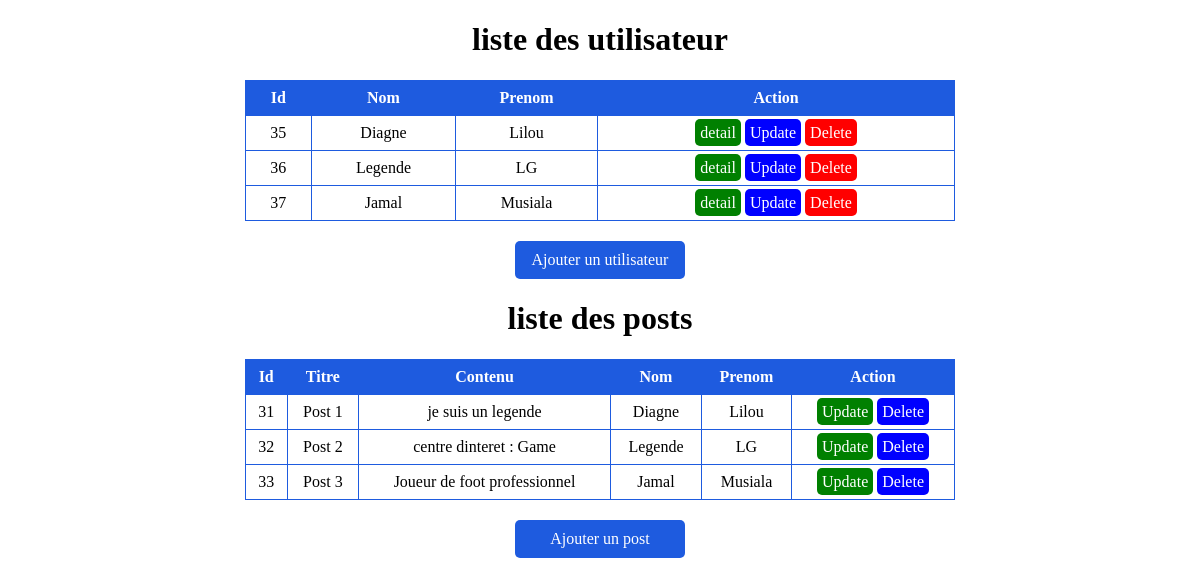
/liste, run on an earlier commit of the app's database.
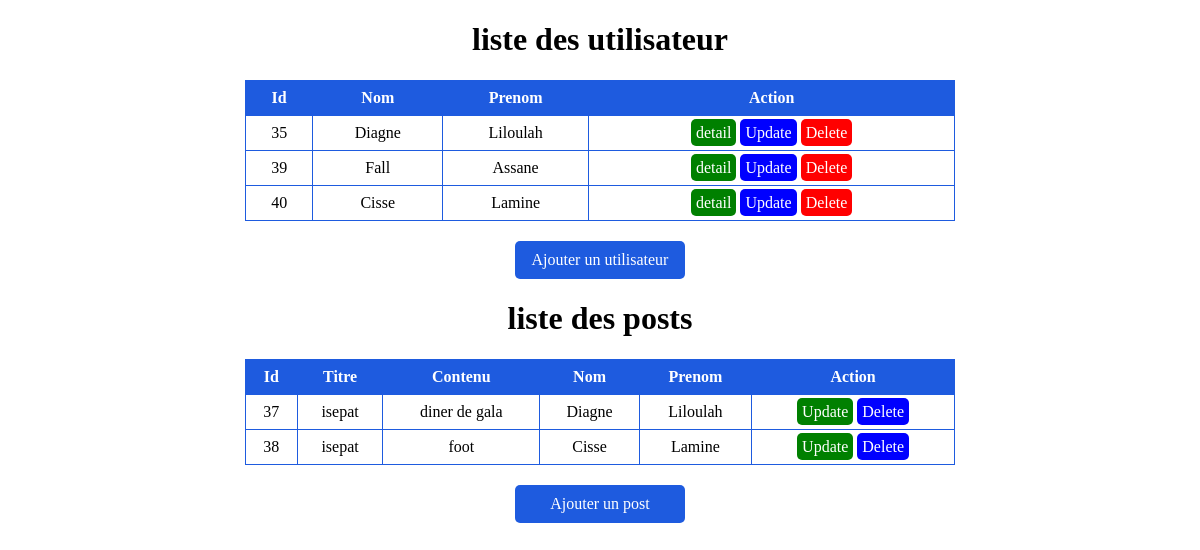
And on a later commit of the database.
### tables this page shows
CREATE TABLE user (
    id INTEGER PRIMARY KEY AUTOINCREMENT,
    nom TEXT NOT NULL,
    prenom TEXT NOT NULL
);

CREATE TABLE post (
    id INTEGER PRIMARY KEY AUTOINCREMENT,
    titre TEXT NOT NULL,
    contenu TEXT NOT NULL,
    user_id INTEGER NOT NULL,
    FOREIGN KEY (user_id) REFERENCES user(id)
    );

### BD/app.py (the view)
@app.route("/liste")
def liste():
    conn = sqlite3.connect("user.db")
    cursor = conn.cursor()
    cursor.execute("""SELECT * FROM user""")
    users = cursor.fetchall()
    cursor.execute("""SELECT post.id, post.titre, post.contenu , user.nom
                   , user.prenom FROM post JOIN user ON post.user_id = user.id""")
    posts = cursor.fetchall()
    conn.close()
    return render_template("index.html", users=users, posts=posts)

### BD/templates/index.html (shortened to what this page needs)
<!DOCTYPE html>
<html lang="en">
<head>
</head>
<body>
    <h1>liste des utilisateur</h1>
    <table>
        <thead>
            <tr>
                <th>Id</th>
                <th>Nom</th>
                <th>Prenom</th>
                <th>Action</th>
            </tr>
        </thead>
        <tbody>
            {%for user in users %}
            <tr>
                <td>{{user[0]}}</td>
                <td>{{user[1]}}</td>
                <td>{{user[2]}}</td>
                <td>
                    <a href="/detail/user/{{user[0]}}">detail</a>
                    <a href="/update/user/{{user[0]}}">Update</a>
                    <a href="/delete/user/{{user[0]}}" onclick="return confirmDelete('{{user[0]}}')">Delete</a>
                </td>
            </tr>
            {%endfor%}
        </tbody>
    </table>
    <a id="add-user" href="/add/user">Ajouter un utilisateur</a>
    <h1>liste des posts</h1>
    <table>
        <thead>
            <tr>
                <th>Id</th>
                <th>Titre</th>
                <th>Contenu</th>
                <th>Nom</th>
                <th>Prenom</th>
                <th>Action</th>
            </tr>
        </thead>
        <tbody>
            {%for post in posts %}
            <tr>
                <td>{{post[0]}}</td>
                <td>{{post[1]}}</td>
                <td>{{post[2]}}</td>
                <td>{{post[3]}}</td>
                <td>{{post[4]}}</td>
                <td>
                    <a href="/update/post/{{post[0]}}">Update</a>
                    <a href="/delete/post/{{post[0]}}" onclick=" return confirmDelete('{{post[0]}}')">Delete</a>
                </td>
            </tr>
            {%endfor%}
        </tbody>
    </table>
    <a id="add-user" href="/add/post">Ajouter un post</a>
</body>
</html>

### BD/templates/index.html (style rules this page uses)
table { border-collapse: collapse; width: 60%; margin-bottom: 30px; margin: auto; }
th, td { border: 1px solid #1e5bdf ; padding: 8px; text-align: center; }
th { background-color: #1e5bdf; color: white; }
td a { text-decoration: none; color: white; cursor: pointer; }
td a:nth-child(3) { color: white; background-color: red; padding: 5px; border-radius: 5px; }
td a:nth-child(2) { color: white; background-color: blue; padding: 5px; border-radius: 5px; }
td a:nth-child(1) { color: white; background-color: green; padding: 5px; border-radius: 5px; }
#add-user { display: block; margin-top: 20px; padding: 10px; background-color: #1e5bdf; width: 150px; color: white; text-decoration: none; border-radius: 5px; cursor: pointer; text-align: center; margin: auto; margin-top: 20px; }
h1 { text-align: center; }

What changed in the data, as far as the page shows it:
removed user: id "36", nom "Legende", prenom "LG"
removed user: id "37", nom "Jamal", prenom "Musiala"
removed post: id "31", titre "Post 1", contenu "je suis un legende", nom "Diagne", prenom "Lilou"
no longer on this page (row unchanged): post: id "32", titre "Post 2", contenu "centre dinteret : Game", nom "Legende", prenom "LG"
no longer on this page (row unchanged): post: id "33", titre "Post 3", contenu "Joueur de foot professionnel", nom "Jamal", prenom "Musiala"
changed user "Diagne": prenom "Lilou" → "Liloulah"
added user: id "39", nom "Fall", prenom "Assane"
added user: id "40", nom "Cisse", prenom "Lamine"
added post: id "37", titre "isepat", contenu "diner de gala", nom "Diagne", prenom "Liloulah"
added post: id "38", titre "isepat", contenu "foot", nom "Cisse", prenom "Lamine"
